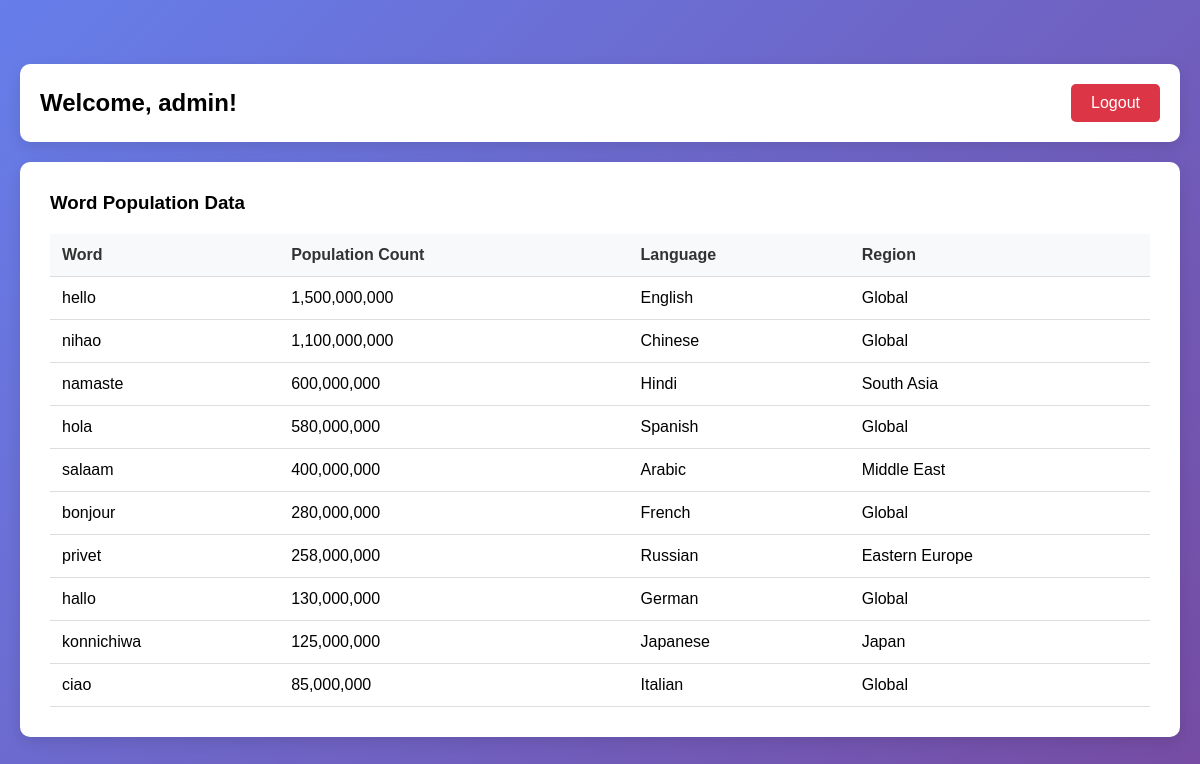
/dashboard.php (signed in), run on the app's committed database.
### tables this page shows
CREATE TABLE IF NOT EXISTS word_population (
    id INT AUTO_INCREMENT PRIMARY KEY,
    word VARCHAR(100) NOT NULL,
    population_count BIGINT NOT NULL,
    language VARCHAR(50),
    region VARCHAR(50),
    last_updated TIMESTAMP DEFAULT CURRENT_TIMESTAMP
);

### dashboard.php (the view, shortened to what this page needs)
<?php
include 'config.php';
$sql = "SELECT word, population_count, language, region FROM word_population ORDER BY population_count DESC";
$stmt = $pdo->prepare($sql);
$stmt->execute();
$words = $stmt->fetchAll(PDO::FETCH_ASSOC);
?>
<!DOCTYPE html>
<html lang="en">
<head>
    <link rel="stylesheet" href="style.css">
</head>
<body>
    <div class="container">
        <div class="dashboard-header">
            <h2>Welcome, <?php echo htmlspecialchars($_SESSION["username"]); ?>!</h2>
            <a href="logout.php" class="logout-btn">Logout</a>
        </div>
        <div class="dashboard-content">
            <h3>Word Population Data</h3>
            <?php if (count($words) > 0): ?>
                <div class="table-container">
                    <table>
                        <thead>
                            <tr>
                                <th>Word</th>
                                <th>Population Count</th>
                                <th>Language</th>
                                <th>Region</th>
                            </tr>
                        </thead>
                        <tbody>
                            <?php foreach ($words as $word): ?>
                                <tr>
                                    <td><?php echo htmlspecialchars($word['word']); ?></td>
                                    <td><?php echo number_format($word['population_count']); ?></td>
                                    <td><?php echo htmlspecialchars($word['language']); ?></td>
                                    <td><?php echo htmlspecialchars($word['region']); ?></td>
                                </tr>
                            <?php endforeach; ?>
                        </tbody>
                    </table>
                </div>
            <?php else: ?>
                <p>No word population data found.</p>
            <?php endif; ?>
        </div>
    </div>
</body>
</html>

### style.css (style rules this page uses)
* { margin: 0; padding: 0; box-sizing: border-box; }
body { font-family: 'Arial', sans-serif; background: linear-gradient(135deg, #667eea 0%, #764ba2 100%); min-height: 100vh; display: flex; align-items: center; justify-content: center; }
.container { width: 100%; max-width: 1200px; margin: 0 auto; padding: 20px; }
.dashboard-header { background: white; padding: 20px; border-radius: 10px; margin-bottom: 20px; display: flex; justify-content: space-between; align-items: center; box-shadow: 0 5px 15px rgba(0, 0, 0, 0.1); }
.dashboard-content { background: white; padding: 30px; border-radius: 10px; box-shadow: 0 5px 15px rgba(0, 0, 0, 0.1); }
.logout-btn { background: #dc3545; color: white; padding: 10px 20px; text-decoration: none; border-radius: 5px; transition: background 0.3s; }
.table-container { overflow-x: auto; }
table { width: 100%; border-collapse: collapse; margin-top: 20px; }
th, td { padding: 12px; text-align: left; border-bottom: 1px solid #ddd; }
th { background: #f8f9fa; font-weight: bold; color: #333; }

### data on the page
word_population: word "hello", population_count "1,500,000,000", language "English", region "Global"
word_population: word "nihao", population_count "1,100,000,000", language "Chinese", region "Global"
word_population: word "namaste", population_count "600,000,000", language "Hindi", region "South Asia"
word_population: word "hola", population_count "580,000,000", language "Spanish", region "Global"
word_population: word "salaam", population_count "400,000,000", language "Arabic", region "Middle East"
word_population: word "bonjour", population_count "280,000,000", language "French", region "Global"
word_population: word "privet", population_count "258,000,000", language "Russian", region "Eastern Europe"
word_population: word "hallo", population_count "130,000,000", language "German", region "Global"
word_population: word "konnichiwa", population_count "125,000,000", language "Japanese", region "Japan"
word_population: word "ciao", population_count "85,000,000", language "Italian", region "Global"

### other printed values
$_SESSION["username"] "admin"
